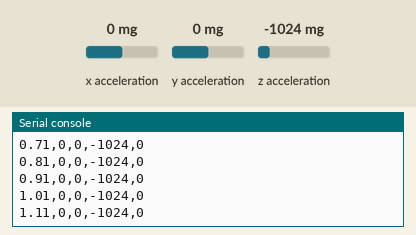
The program below on a simulated BBC micro:bit running MicroPython. On the bench: the last lines printed to the serial console. Inputs (shaded band) come from the test bench; at power-on: x acceleration 0 mg, y acceleration 0 mg, z acceleration -1024 mg.

Above: at 1.2 s.
1.3 s: x acceleration set to -1440 mg
At 1.32 s:
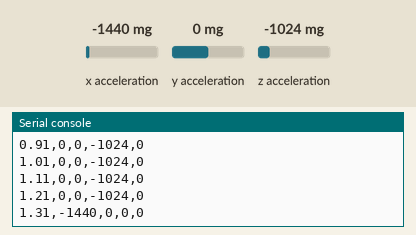
2.8 s: y acceleration set to -1440 mg
At 2.83 s:
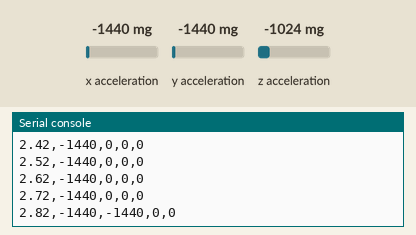
4.3 s: z acceleration set to -1440 mg
At 4.34 s:
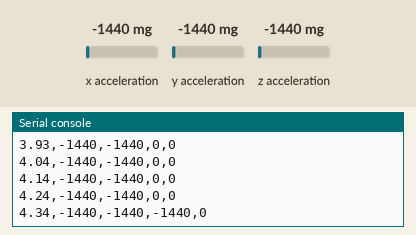
Timing chart, 0 to 7.3 s (numbered marks = the images above; inputs shaded):
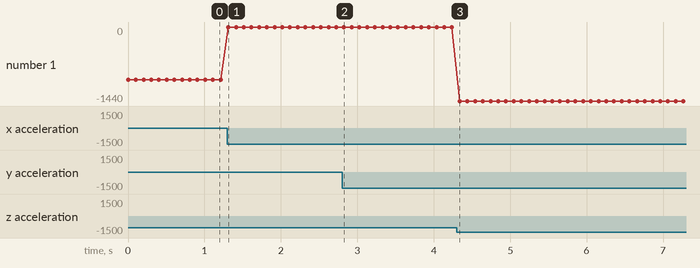

The program:

mini_project_2a_microbit.py
```python
from microbit import *
import time

interval = 100  # milliseconds
sequence = [
    (0, 5),  # steady 5 sec
    (1, 5),  # shake 5 sec
    (0, 5),  # steady 5 sec
    (1, 5)   # shake 5 sec
]

start_time = time.ticks_ms()
print("timestamp,x,y,z,label")  # CSV header

for label, sec in sequence:
    steps = int(sec * 1000 / interval)
    for _ in range(steps):
        t = (time.ticks_ms() - start_time) / 1000
        x = accelerometer.get_x()
        y = accelerometer.get_y()
        z = accelerometer.get_z()
        print("{:.2f},{},{},{},{}".format(t, x, y, z, label))
        sleep(interval)
```

Measured:
- after the input at 1.3 s, the serial console: prints a new line at once (image 1)
- after the input at 2.8 s, the serial console: prints a new line at once (image 2)
